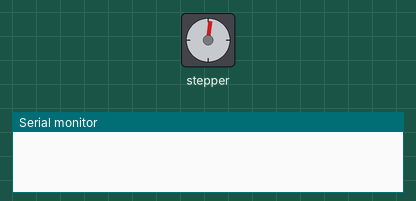
Bench run of a sketch on a simulated Arduino Mega 2560, built with avr-gcc and run on an emulated ATmega2560. Parts: stepper motor, the last lines printed to the serial monitor. Stepper angles assume 4096 steps per turn.

Above: at 0.7 s.
At 1.7 s:
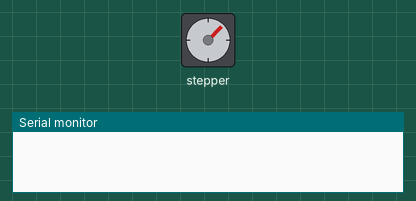
At 2.6 s:
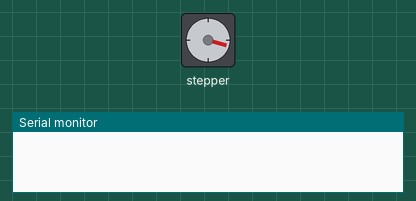
At 4.7 s:
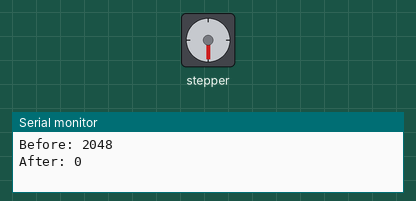
Timing chart, 0 to 6.2 s (numbered marks = the images above):
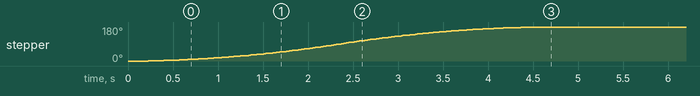

The sketch:

stepper_setCurrPos_test.ino
```cpp
#include <AccelStepper.h>
#define HALFSTEP 8

int Pin1 = 35;      // Blue   - 28BYJ48 pin 1
int Pin2 = 37;      // Pink   - 28BYJ48 pin 2
int Pin3 = 39;     // Yellow - 28BYJ48 pin 3
int Pin4 = 41;     // Orange - 28BYJ48 pin 4

AccelStepper stepper(HALFSTEP, Pin1, Pin3, Pin2, Pin4);

void setup() {
  stepper.setMaxSpeed(1000);
  stepper.setSpeed(512);
  stepper.setAcceleration(400);

  Serial.begin(9600);

  stepper.runToNewPosition(2048);

  Serial.print("Before: ");
  Serial.println(stepper.currentPosition());

  stepper.setCurrentPosition(0); // sets the current position to whatever is specified inside. eg: 2048 becomes 10, or 0 (as shown here)

  Serial.print("After: ");
  Serial.println(stepper.currentPosition());
}

void loop() {
}
```
